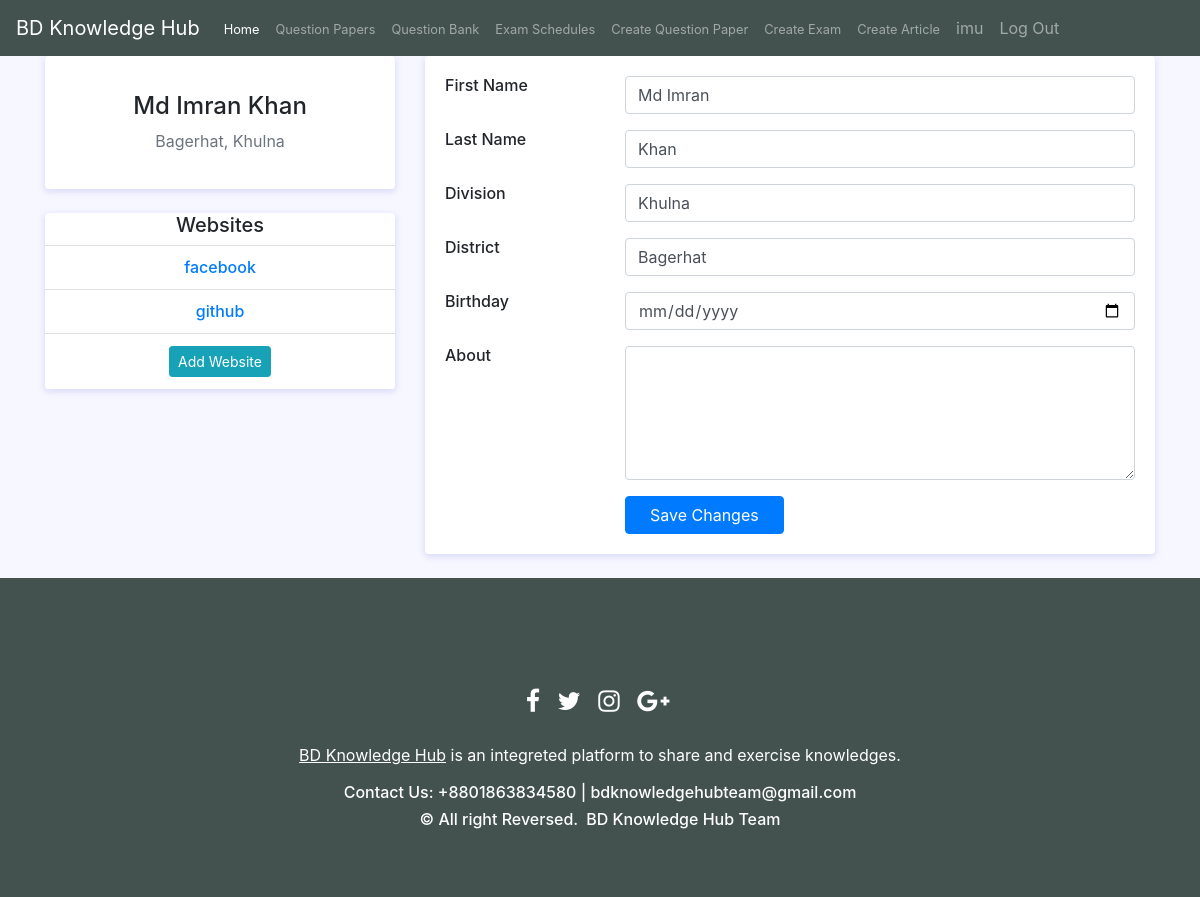
/member/profileEdit (signed in), run on the app's committed database.
### member/models.py (models this page shows, shortened)
class memberBasic(models.Model):
    username = models.OneToOneField(User,on_delete=models.CASCADE)
    firstName = models.CharField(max_length=100,null=True,blank=True )
    lastName = models.CharField(max_length=100,null=True,blank=True )
    memberProfilePhoto = models.ImageField(null=True,blank=True,upload_to="images/ProfilePhoto/")
    memberCoverPhoto = models.ImageField(null=True,blank=True,upload_to="images/CoverPhoto/")
    memberDivision = models.CharField(max_length=50,null=True,blank=True )
    memberDistrict = models.CharField(max_length=50,null=True,blank=True )
    memberBirthDate = models.DateField(blank=True,null=True)
    about = models.CharField(max_length=500, blank=True,null=True)
    followedMember = models.ManyToManyField(User, related_name="Friends")
    joinAt = models.DateField(blank=True,null=True)
    ownQuestions = models.ManyToManyField(mcqQuestion,related_name='ownQuestions',blank=True)

class memberWebsite(models.Model):
    userName = models.ForeignKey(User, on_delete=models.CASCADE,blank=True,null=True )
    address = models.CharField(max_length=100,blank=True,null=True)
    type = models.ForeignKey(websiteType , on_delete=models.CASCADE,blank=True,null=True )

class websiteType(models.Model):
    name = models.CharField(max_length=30,blank=True,null=True)
    websitelogo = models.ImageField(upload_to="logo/website/")

### member/views.py (the view)
# urls.py: path('profileEdit', views.profileEdit, name='profileEdit'),
def profileEdit(request):
    if request.user.is_authenticated:
        member = []
        if memberBasic.objects.filter(username=request.user).first():
            member = memberBasic.objects.get(username=request.user)
        else:
            Obj = memberBasic.objects.create(username=request.user)
            Obj.save()
            member = Obj
        website = []
        if memberWebsite.objects.filter(userName = request.user).first():
            website = memberWebsite.objects.all().filter(userName=request.user)
        else:
            pass
        params = {"member":member,"website":website}
        return render(request,'profileEdit.html',params)
    else:
        return redirect('logIn')

### member/templates/profileEdit.html (shortened to what this page needs)
{% extends 'base.html' %}
{% load static %}
{% block body %}
<body>
    <div class="container">
        <div class="main-body">
            <div class="row">
                <div class="col-md-4 mb-3">
                    <div class="card">
                        <div class="card-body">
                            <div class="d-flex flex-column align-items-center text-center">
                                <div class="mt-3">
                                    <h4>{{member.firstName}} {{member.lastName}}</h4>
                                    <p class="text-muted font-size-sm">{{member.memberDistrict}}, {{member.memberDivision}}</p>
                                </div>
                            </div>
                        </div>
                    </div>
                    <div class="card mt-3">
                        <ul class="list-group list-group-flush">
                            <h5 class='text-center'>Websites</h5>
                            {% for web in website %}
                            <li class="list-group-item d-flex justify-content-center align-items-center flex-wrap text-center">
                                <h6 class="mb-0"><a href="{{web.address}}">{{web.type.name}}</a> </h6>
                            </li>
                            {% endfor %}
                            <li class="list-group-item d-flex justify-content-center align-items-center flex-wrap">
                                <a class="btn btn-info btn-sm" target="__blank" href="{% url 'websiteAdd' %}">Add Website </a>
                            </li>
                        </ul>
                    </div>
                </div>
                <div class="col-lg-8">
                    <div class="card">
                        <form action="profileEdited" method="POST">
                            <div class="card-body">
                                <div class="row mb-3">
                                    <div class="col-sm-3">
                                        <h6 class="mb-0">First Name</h6>
                                    </div>
                                    <div class="col-sm-9 text-secondary">
                                        <input type="text" class="form-control" value="{{member.firstName}}"
                                            name="firstName">
                                    </div>
                                </div>
                                <div class="row mb-3">
                                    <div class="col-sm-3">
                                        <h6 class="mb-0">Last Name</h6>
                                    </div>
                                    <div class="col-sm-9 text-secondary">
                                        <input type="text" class="form-control" value="{{member.lastName}}"
                                            name="lastName">
                                    </div>
                                </div>
                                <div class="row mb-3">
                                    <div class="col-sm-3">
                                        <h6 class="mb-0">Division</h6>
                                    </div>
                                    <div class="col-sm-9 text-secondary">
                                        <input type="text" class="form-control" value="{{member.memberDivision}}"
                                            name="memberDivision">
                                    </div>
                                </div>
                                <div class="row mb-3">
                                    <div class="col-sm-3">
                                        <h6 class="mb-0">District</h6>
                                    </div>
                                    <div class="col-sm-9 text-secondary">
                                        <input type="text" class="form-control" value="{{member.memberDistrict}}"
                                            name="memberDistrict">
                                    </div>
                                </div>
                                <div class="row mb-3">
                                    <div class="col-sm-3">
                                        <h6 class="mb-0">Birthday</h6>
                                    </div>
                                    <div class="col-sm-9 text-secondary">
                                        <input type="date" class="form-control" value="{{member.memberBirthDate}}"
                                            name="memberBirthDate">
                                    </div>
                                </div>
                                <div class="row mb-3">
                                    <div class="col-sm-3">
                                        <h6 class="mb-0">About</h6>
                                    </div>
                                    <div class="col-sm-9 text-secondary">
                                        <textarea rows="5" cols="50" name="memberAbout"
                                            class="form-control"> </textarea>
                                    </div>
                                </div>
                                <div class="row">
                                    <div class="col-sm-3"></div>
                                    <div class="col-sm-9 text-secondary">
                                        <input type="submit" class="btn btn-primary px-4" value="Save Changes">
                                    </div>
                                </div>
                            </div>
                        </form>
                    </div>
                </div>
            </div>
        </div>
    </div>
</body>
{% endblock %}

### member/templates/base.html (shortened to what this page needs)
<!doctype html>
{% load static %}
<html lang="en">
<head>
  <link rel="stylesheet" href="https://stackpath.bootstrapcdn.com/bootstrap/4.4.1/css/bootstrap.min.css"
>
</head>
<body>
  <nav class="navbar navbar-expand-lg sticky-top   navbar-dark " style="background-color:rgb(67, 82, 79)">
    <a class="navbar-brand" href="{% url 'home' %}">BD Knowledge Hub</a>
    <div class="collapse navbar-collapse" id="navbarNav">
      <ul class="navbar-nav">
        <li class="nav-item active">
          <a class="nav-link" href="{% url 'home' %}"><small>Home </small><span class="sr-only">(current)</span></a>
        </li>
        <li class="nav-item">
          <a class="nav-link" href="{% url 'quesPaperList' %}"><small>Question Papers</small></a>
        </li>
        <li class="nav-item">
          <a class="nav-link" href="{% url 'quesList' %}"><small>Question Bank</small></a>
        </li>
        <li class="nav-item">
          <a class="nav-link" href="{% url 'sheduledExam' %}"><small>Exam Schedules</small></a>
        </li>
        <li class="nav-item">
          <a class="nav-link" href="{% url 'createQuesPaper' %}"><small>Create Question Paper</small></a>
        </li>
        <li class="nav-item">
          <a class="nav-link" href="{% url 'createExam' %}"><small>Create Exam</small></a>
        </li>
        <li class="nav-item">
          <a class="nav-link" href="{% url 'add_post' %}"><small>Create Article</small></a>
        </li>
        {% if user.is_authenticated %}
        <li class="nav-item">
          <a class="nav-link " href="{% url 'profile' %}">{{user.username}}</a>
        </li>
        <a class="nav-link  " href="{% url 'logOut' %}">Log Out</a>
        {% endif%}
      </ul>
    </div>
  </nav>
  {% block body %}
  {% endblock %}
  <section id="footer">
    <div class="container">
      <div class="row">
        <div class="col-xs-12 col-sm-12 col-md-12 mt-2 mt-sm-5">
          <ul class="list-unstyled list-inline social text-center">
            <li class="list-inline-item"><a href="https://www.facebook.com"><i class="fa fa-facebook"></i></a></li>
            <li class="list-inline-item"><a href="https://www.twitter.com"><i class="fa fa-twitter"></i></a></li>
            <li class="list-inline-item"><a href="https://www.instagram.com"><i class="fa fa-instagram"></i></a></li>
            <li class="list-inline-item"><a href="https://www.google.com"><i class="fa fa-google-plus"></i></a></li>
          </ul>
        </div>
      </div>
      <div class="row">
        <div class="col-xs-12 col-sm-12 col-md-12 mt-2 mt-sm-2 text-center text-white">
          <p><u><a href="https://www.nationaltransaction.com/">BD Knowledge Hub</a></u> is an integreted platform to
            share and exercise knowledges.</p>
            <p class="h6">Contact Us: +8801863834580 | bdknowledgehubteam@gmail.com</p>
          <p class="h6">© All right Reversed.<a class="text-green ml-2" href="{% url 'home' %}" target="_blank">BD
              Knowledge Hub Team</a></p>
        </div>
      </div>
    </div>
  </section>
</body>
</html>

### member/templates/base.html (style rules this page uses)
section { padding: 60px 0; }
#footer { background: rgb(67, 82, 79) !important; }
#footer a { color: #ffffff; text-decoration: none !important; background-color: transparent; -webkit-text-decoration-skip: objects; }
#footer ul.social li { padding: 3px 0; }
#footer ul.social li a i { margin-right: 5px; font-size: 25px; -webkit-transition: .5s all ease; -moz-transition: .5s all ease; transition: .5s all ease; }
#footer ul.social li a, #footer ul.quick-links li a { color: #ffffff; }

### member/templates/profileEdit.html (style rules this page uses)
body { background: #f7f7ff; }
.card { position: relative; display: flex; flex-direction: column; min-width: 0; word-wrap: break-word; background-color: #fff; background-clip: border-box; border: 0 solid transparent; border-radius: .25rem; margin-bottom: 1.5rem; box-shadow: 0 2px 6px 0 rgb(218 218 253 / 65%), 0 2px 6px 0 rgb(206 206 238 / 54%); }

### data on the page
memberBasic: firstName "Md Imran", lastName "Khan", memberDistrict "Bagerhat", memberDivision "Khulna"
memberWebsite: type.name "facebook"
memberWebsite: type.name "github"

### other printed values
{{ user.username }} "imu"
